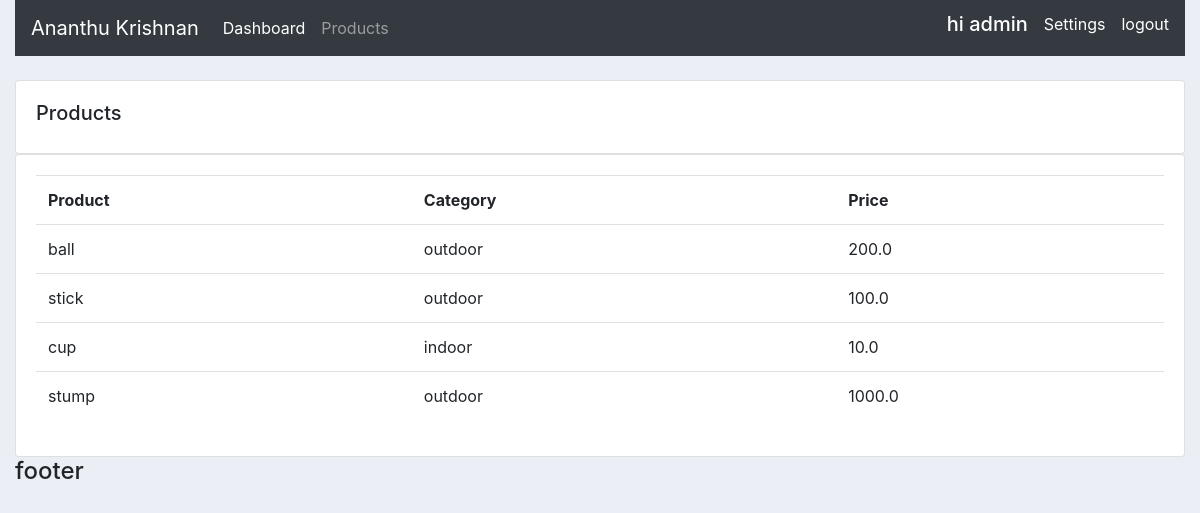
/products (signed in), run on the app's committed database.
### accounts/models.py (models this page shows, shortened)
class Products(models.Model):
    CATEGORY=(
        ('indoor','indoor'),
        ('outdoor','outdoor')
    )
    name= models.CharField(max_length=100, null=True)
    price= models.FloatField(null=True)
    category= models.CharField(max_length=100, null=True,choices=CATEGORY)
    description= models.CharField(max_length=100, null=True)
    date_created= models.DateTimeField(auto_now_add=True, null=True)
    tags=models.ManyToManyField(Tag)

### accounts/decorators.py (the view)
        def wrapper(request,*args, **kwargs):
            group=None
            if request.user.groups.exists():
                group= request.user.groups.all()[0].name
            if group in allowed_role:
                return(func(request,*args,**kwargs))
            else:
                return HttpResponse('un authorised user')

### accounts/views.py (called while the page is built)
@login_required(login_url='login')
@allowed_user(allowed_role=['admin'])
def products(request, *args, **kwargs):
    products = Products.objects.all()
    context = {'products': products}
    return render(request, 'product.html', context)

### accounts/templates/product.html
{%extends 'main.html'%}
{%block content%}
<br>
<div class="row">
    <div class="col-md">
        <div class="card card-body">
            <h5>Products</h5>
        </div>
        <div class="card card-body">
            <table class="table">
                <tr>
                    <th>Product</th>
                    <th>Category</th>
                    <th>Price</th>
                </tr>
                {%for product in products%}
                <tr>
                    <td>{{ product.name }}</td>
                    <td>{{ product.category }}</td>
                    <td>{{ product.price }}</td>
                </tr>
                {%endfor%}
            </table>
        </div>
    </div>
</div>
{%endblock%}

### accounts/templates/navbar.html (shortened to what this page needs)
<nav class="navbar navbar-expand-lg navbar-dark bg-dark">
    <a class="navbar-brand" href="{%url 'home'%}">Ananthu Krishnan</a>
    <div class="collapse navbar-collapse" id="navbarNav">
        {%if request.user.is_staff%}
        <ul class="navbar-nav">
            <li class="nav-item active">
                <a class="nav-link" href="{%url 'home'%}">Dashboard</a>
            </li>
            <li class="nav-item">
                <a class="nav-link" href="{%url 'products'%}">Products</a>
            </li>
        </ul>
        {%endif%}
        <div class="text-white ml-auto d-flex">
            <h5>hi {{ request.user }}</h5>
            <a class="pl-3 text-white" href="{%url 'custsettings'%}">Settings</a>
            <a class="pl-3 text-white" href="{%url 'logout'%}">logout</a>
        </div>
    </div>
</nav>

### static/css/style.css (style rules this page uses)
* { padding: 0; margin: 0; box-sizing: border-box; }
body { background-color: #ebeff5; }

### data on the page
Products: name "ball", category "outdoor", price "200.0"
Products: name "stick", category "outdoor", price "100.0"
Products: name "cup", category "indoor", price "10.0"
Products: name "stump", category "outdoor", price "1000.0"

### other printed values
{{ request.user }} "admin"
